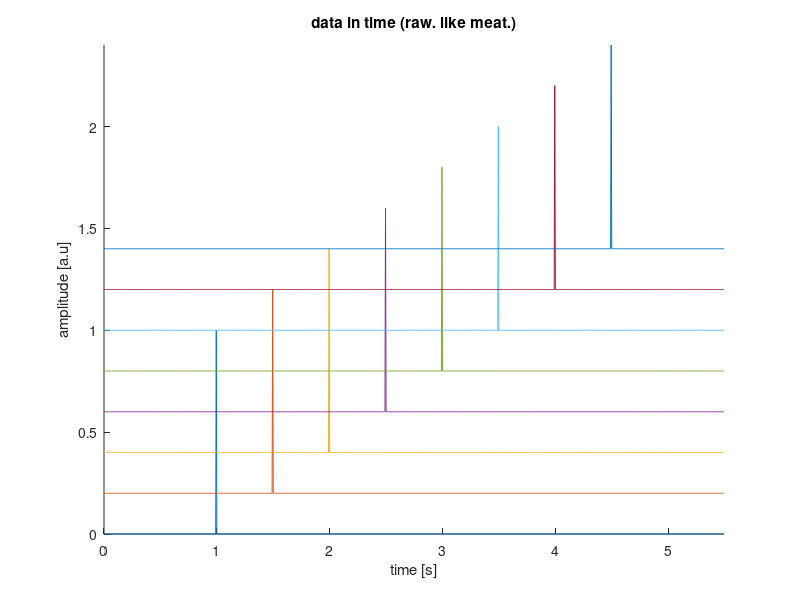

Recreate this plot in MATLAB. (Note: this script raises an error after producing the figure.)
% ------------------------------------------------
%
% apply beamforming to synthetic data
% on a linear (or modify d) array.
%
% ------------------------------------------------ 

close all
clear all

addpath('shared');

%-------------------
% synthetic data
%-------------------

% d is ( nt x nr )

% % wave coming from pi/2 all has arrivals at equal time.
% %
% d = zeros(length(r(:,1)),500);
% d(:,250) = ones(length(r(:,1)),1);

d = zeros(1100,8);
d(200,1) = 1;
d(300,2) = 1;
d(400,3) = 1;
d(500,4) = 1;
d(600,5) = 1;
d(700,6) = 1;
d(800,7) = 1;
d(900,8) = 1;

% % offset wave
% %
% d = eye(length(r(:,1)));
% d = [zeros(length(r(:,1)),2),d,zeros(length(r(:,1)),400)];

[nt,nr] = size(d);


% sample rate is 200[Hz]
%
fs = 200;
fny = fs/2;
dt = 1/fs;
T = (nt-1)*dt;
t = 0:dt:T;
df = fs/nt;
f = (0:nt-1) * df;

% ---- see -----

figure;
hold on
for i=1:nr
plot(t,d(:,i) + (i-1)*0.2)
end
hold off
axis tight
xlabel('time [s]')
ylabel('amplitude [a.u]')
title('data in time (raw. like meat.)')

%----------------------------------------------------------
% filter
%----------------------------------------------------------

% high
%
% below 0.1 Hz is microseismic energy.
% but actually, nothing coherent comes 
% out until 1 Hz.
%
f_cutoff_low = 1;
[Ba,Bb] = butter(6,f_cutoff_low/fny,'high');
for i=1:nr
    d(:,i) = filtfilt(Ba,Bb,d(:,i));
end

% low
%
% above 5 Hz is noise energy.
%
f_cutoff_high = 5;
[Ba,Bb] = butter(6,f_cutoff_high/fny,'low');
for i=1:nr
    d(:,i) = filtfilt(Ba,Bb,d(:,i));
end

% -------------------------------------------------------
% fourier: d(r,t), df -> d(r,f), f
% -------------------------------------------------------

[d_,f,df] = fourier_rt(d,dt);

% power
%
d_pow = abs(d_).^2 / nt;

% ---- see -----

figure;
hold on
for i=1:nr
plot(t,d(:,i) + (i-1)*0.2)
end
hold off
axis tight
xlabel('time [s]')
ylabel('amplitude [a.u]')
title('data in time (detrend-demean-filter. cooked)')

figure;
hold on
for i=1:nr
plot(f,d_pow(:,i),'.-')
end
hold off
axis tight
xlabel('f')
ylabel('d power')
title('data in frequency')

% -------------------------------------------------------
% beamformer
% -------------------------------------------------------

% receiver locations
%
r = [0 0; 1 0; 2 0; 3 0; 4 0; 5 0; 6 0; 7 0];

% see
%
figure;
hold on
plot(0,0,'.','MarkerSize',50)
plot(r(:,1),r(:,2),'.','MarkerSize',30)
hold off
grid on
axis tight
xlabel('x [Km]')
ylabel('y [Km]')
legend('origin','receivers')
title('Array of receivers')

% build slowness grid
%
vel_min = 1;
slow_max = 1/vel_min;
dsx = 0.01;
dsy = 0.01;

sx = -slow_max: dsx : slow_max;
sy = -slow_max: dsy : slow_max;

[sX,sY] = meshgrid(sx,sy);

% choose frequency
%
fo = 1;

% beamform this fucker
%
b = beamformer(fo,r,d_,f,sX,sY);
b = abs(b).^2 / nr;
% b = real(b);

figure;
imagesc(sx,sy,b)
axis image
xlabel('slowness x')
ylabel('slowness y')
title('beamformer')